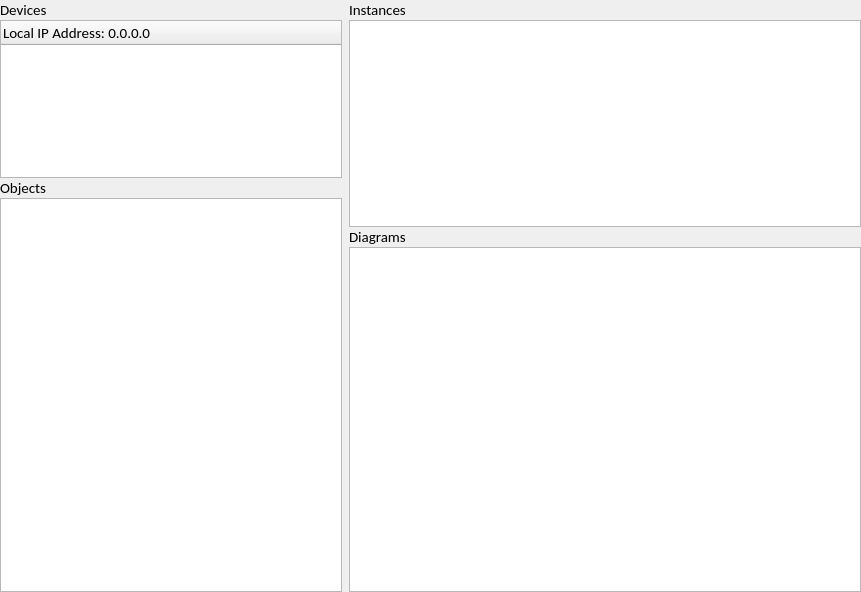
<?xml version="1.0" encoding="UTF-8"?>
<ui version="4.0">
 <class>BMS</class>
 <widget class="QWidget" name="BMS">
  <property name="geometry">
   <rect>
    <x>0</x>
    <y>0</y>
    <width>861</width>
    <height>592</height>
   </rect>
  </property>
  <property name="windowTitle">
   <string>Form</string>
  </property>
  <property name="locale">
   <locale language="English" country="Singapore"/>
  </property>
  <layout class="QHBoxLayout" name="horizontalLayout_2">
   <property name="leftMargin">
    <number>0</number>
   </property>
   <property name="topMargin">
    <number>0</number>
   </property>
   <property name="rightMargin">
    <number>0</number>
   </property>
   <property name="bottomMargin">
    <number>0</number>
   </property>
   <item>
    <layout class="QHBoxLayout" name="horizontalLayout" stretch="2,3">
     <property name="spacing">
      <number>7</number>
     </property>
     <item>
      <layout class="QVBoxLayout" name="verticalLayout" stretch="1,2,1,5">
       <property name="spacing">
        <number>0</number>
       </property>
       <item>
        <widget class="QLabel" name="deviceLabel">
         <property name="sizePolicy">
          <sizepolicy hsizetype="Preferred" vsizetype="Fixed">
           <horstretch>0</horstretch>
           <verstretch>0</verstretch>
          </sizepolicy>
         </property>
         <property name="minimumSize">
          <size>
           <width>0</width>
           <height>20</height>
          </size>
         </property>
         <property name="font">
          <font>
           <family>Calibri</family>
           <pointsize>11</pointsize>
          </font>
         </property>
         <property name="text">
          <string>Devices</string>
         </property>
        </widget>
       </item>
       <item>
        <widget class="QTreeWidget" name="deviceTree">
         <property name="font">
          <font>
           <family>Calibri</family>
           <pointsize>11</pointsize>
          </font>
         </property>
         <column>
          <property name="text">
           <string>Local IP Address: 0.0.0.0</string>
          </property>
          <property name="font">
           <font>
            <family>Calibri</family>
            <pointsize>11</pointsize>
           </font>
          </property>
         </column>
        </widget>
       </item>
       <item>
        <widget class="QLabel" name="objectLabel">
         <property name="sizePolicy">
          <sizepolicy hsizetype="Preferred" vsizetype="Fixed">
           <horstretch>0</horstretch>
           <verstretch>0</verstretch>
          </sizepolicy>
         </property>
         <property name="minimumSize">
          <size>
           <width>0</width>
           <height>20</height>
          </size>
         </property>
         <property name="font">
          <font>
           <family>Calibri</family>
           <pointsize>11</pointsize>
          </font>
         </property>
         <property name="text">
          <string>Objects</string>
         </property>
        </widget>
       </item>
       <item>
        <widget class="QListWidget" name="objectList">
         <property name="font">
          <font>
           <family>Calibri</family>
           <pointsize>11</pointsize>
          </font>
         </property>
        </widget>
       </item>
      </layout>
     </item>
     <item>
      <layout class="QVBoxLayout" name="verticalLayout_2" stretch="1,3,1,5">
       <property name="spacing">
        <number>0</number>
       </property>
       <item>
        <widget class="QLabel" name="instanceLabel">
         <property name="sizePolicy">
          <sizepolicy hsizetype="Preferred" vsizetype="Fixed">
           <horstretch>0</horstretch>
           <verstretch>0</verstretch>
          </sizepolicy>
         </property>
         <property name="minimumSize">
          <size>
           <width>0</width>
           <height>20</height>
          </size>
         </property>
         <property name="font">
          <font>
           <family>Calibri</family>
           <pointsize>11</pointsize>
          </font>
         </property>
         <property name="text">
          <string>Instances</string>
         </property>
        </widget>
       </item>
       <item>
        <widget class="QTableWidget" name="instanceTable">
         <property name="font">
          <font>
           <family>Calibri</family>
           <pointsize>11</pointsize>
          </font>
         </property>
        </widget>
       </item>
       <item>
        <widget class="QLabel" name="diagramLabel">
         <property name="sizePolicy">
          <sizepolicy hsizetype="Preferred" vsizetype="Fixed">
           <horstretch>0</horstretch>
           <verstretch>0</verstretch>
          </sizepolicy>
         </property>
         <property name="minimumSize">
          <size>
           <width>0</width>
           <height>20</height>
          </size>
         </property>
         <property name="font">
          <font>
           <family>Calibri</family>
           <pointsize>11</pointsize>
          </font>
         </property>
         <property name="text">
          <string>Diagrams</string>
         </property>
        </widget>
       </item>
       <item>
        <widget class="QListWidget" name="diagramList">
         <property name="font">
          <font>
           <family>Calibri</family>
           <pointsize>11</pointsize>
          </font>
         </property>
        </widget>
       </item>
      </layout>
     </item>
    </layout>
   </item>
  </layout>
 </widget>
 <layoutdefault spacing="6" margin="9"/>
 <resources>
  <include location="pic/resources.qrc"/>
 </resources>
 <connections/>
 <designerdata>
  <property name="gridDeltaX">
   <number>10</number>
  </property>
  <property name="gridDeltaY">
   <number>10</number>
  </property>
  <property name="gridSnapX">
   <bool>true</bool>
  </property>
  <property name="gridSnapY">
   <bool>true</bool>
  </property>
  <property name="gridVisible">
   <bool>true</bool>
  </property>
 </designerdata>
</ui>
